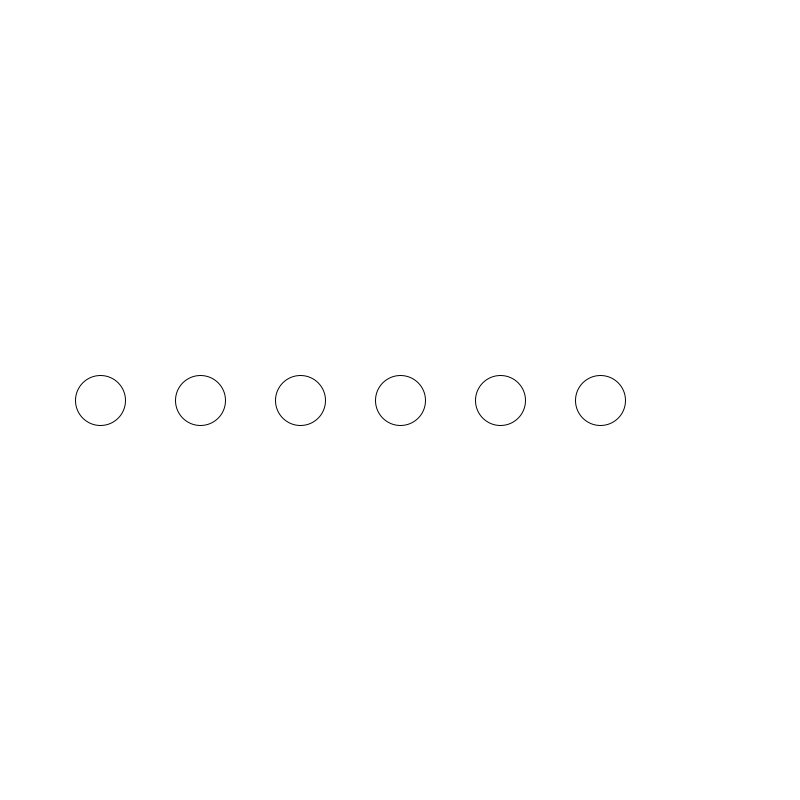
Frame 1 (no input)
Frame 60 (the mouse pressed at the canvas centre just before this capture): identical to frame 1, image omitted
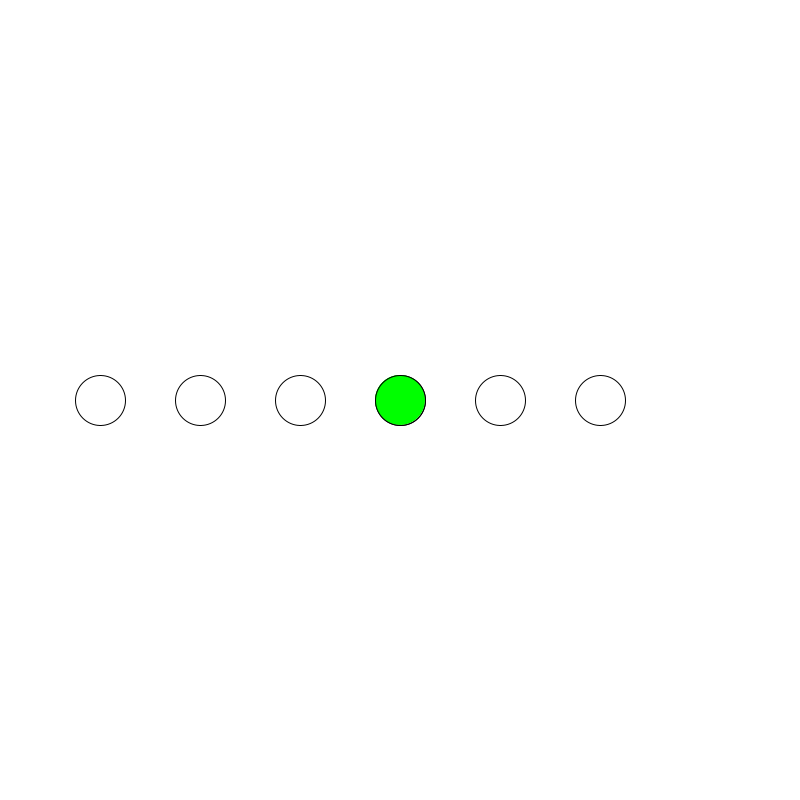
Frame 120 (the mouse held since frame 60 and released just before this capture)

The Processing sketch that drew these frames (run headless with seeded random() and noise(); from frame 60 on, the mouse is pressed at the canvas centre):

// Processing sketch: simonSays
// ── simonSays.pde


int timeLightOn = 150;

int numLeds = 6;

boolean showSequence = false;
boolean ok = false;
int maxLength = 8;
int sequenceLength = 2;

int[] sequence;
int[] userInput;
int numInputs=0;
int startFrame;


void setup(){
  size(800,800);
  sequence  = new int[maxLength];
  userInput = new int[maxLength];
  randomSequence();
}


void draw(){
  background(255);
  displayLedsOff();
  if(showSequence){
    displaySequence();
  }
  else {
    checkInputUser();
  }
}


void randomSequence(){
  for(int i=0; i<sequenceLength; i++){
    sequence[i] = (int)random(numLeds);
  }
  printArray(sequence);
}

void displaySequence(){
  int n = ((frameCount - startFrame) / timeLightOn);
  int x = frameCount - (startFrame + n*timeLightOn);
  if(n<sequenceLength && x > 6){
    displayItemSequence(n);
  }
  else if (n>=sequenceLength) {
    showSequence = false;
  }
}

void checkInputUser(){
  for(int i=0; i<numInputs; i++){
    int nLed = sequence[i];
    if(sequence[i] == userInput[i]){
      fill(0,255,0);
      ok = true;
    }
    else {
      fill(255,0,0);
      ok = false;
    }
    ellipse(100 + 100*nLed, height/2, 50, 50);
  }
  
  if(numInputs==sequenceLength && ok){
    println("RIGHT");
    nextLevel();
  }
  else if(numInputs==sequenceLength && !ok){
    println("WRONG");
    firstLevel();
  }
}


void displayItemSequence(int i){
  int numLed = sequence[i];
  fill(255,255,0);
  ellipse(100 + 100*numLed, height/2, 50, 50);
}

void displayLedsOff(){
  for(int i=0; i<numLeds; i++){
    noFill();
    ellipse(100 + 100*i, height/2, 50,50);
  }
}

void nextLevel(){
  sequenceLength++;
  randomSequence();
  startFrame = frameCount + 100;
  showSequence = true;
  numInputs = 0;
}

void firstLevel(){
  sequenceLength=2;
  randomSequence();
  startFrame = frameCount + 100;
  showSequence = true;
  numInputs = 0;
}


void keyPressed(){
  if(key=='s' || key=='S'){
    startFrame = frameCount;
    showSequence = true;
  }
}

void mousePressed(){
  if(!showSequence){
    for(int i=0; i<numLeds; i++){
      float xLed = 100 + 100*i;
      float yLed = height/2;
      if((dist(mouseX, mouseY, xLed, yLed)<25)  && (numInputs<sequenceLength)){
        userInput[numInputs] = i; 
        numInputs++;
      }
    }
  }
}
